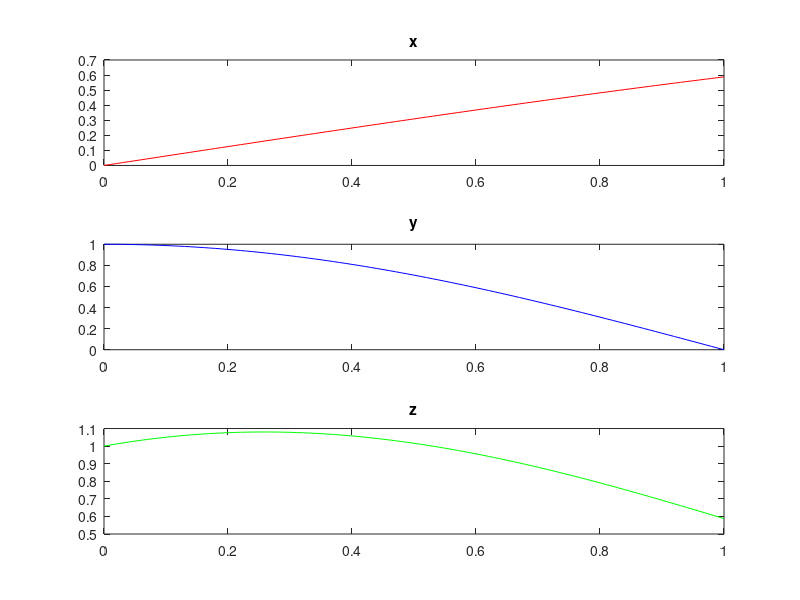

The MATLAB source for this figure:

%plot(x,y," marker (*,___ etc)," color)
%multiple plots use figure()
%subplot(rows,cols,figure) no of figures in no of colums and rows

t=0:0.01:1;
x=sin(0.2*pi*t);
y=cos(0.5*pi*t);
z=x+y;

figure; %for multiple plots
subplot(3,1,1); %row,col,figure
plot(t,x,"r")
title('x')
subplot(3,1,2);
plot(t,y,"b");
title("y")
subplot(3,1,3);
plot(t,z,"g")
title("z")
